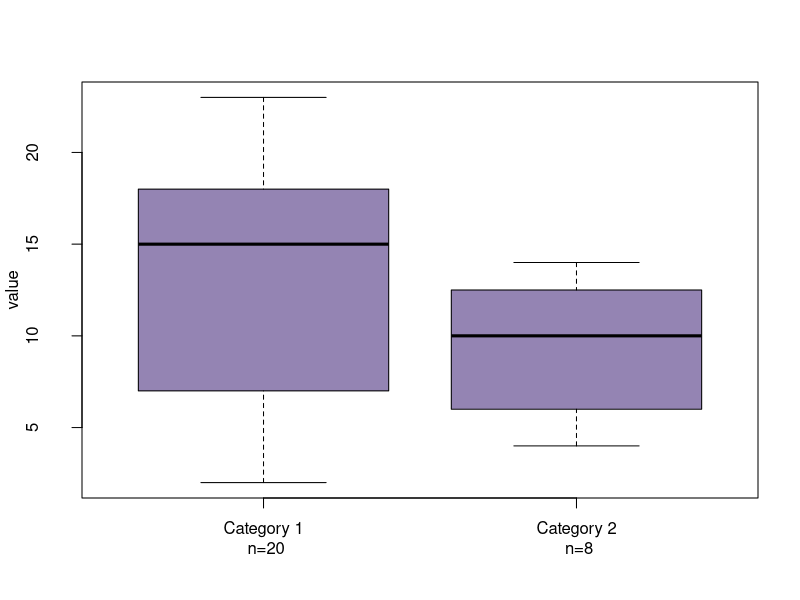

Here is the R script that generated this plot:
# Box Plot
# http://www.r-graph-gallery.com/70-boxplot-with-categories-on-multiple-lines
# 
# Create 2 vectors
a=sample(2:24, 20 , replace=T)
b=sample(4:14, 8 , replace=T)

# Make a list of these 2 vectors
C=list(a,b)

# Change the names of the elements of the list :
names(C)=c(paste("Category 1\n n=" , length(a) , sep=""), paste("Category 2\n n=" , length(b) , sep=""))

#I change the mgp argument to avoid the text overlays the x axis
par(mgp=c(3,2,0))

# Final Boxplot !
boxplot(C , col=rgb(0.3,0.2,0.5,0.6) , ylab="value" )

